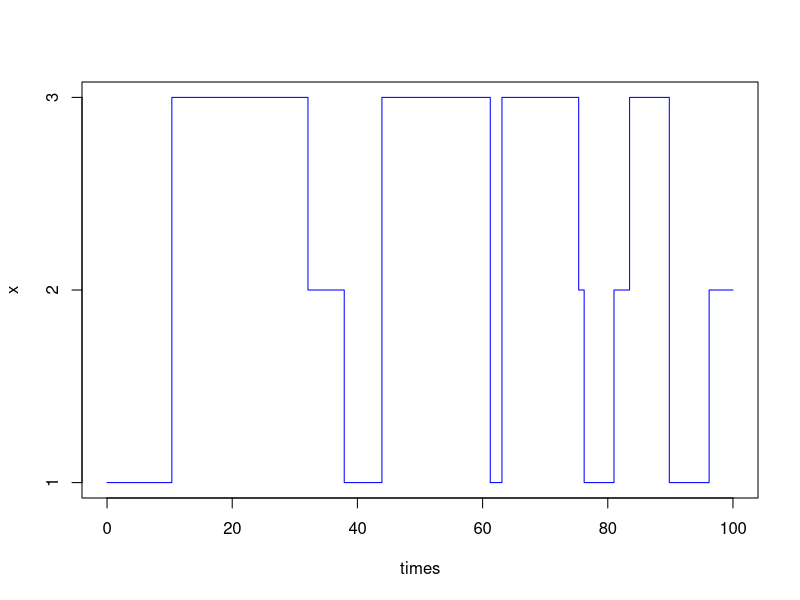

Here is the R script that generated this plot:
## ---- chunk 1
knitr::opts_chunk$set(echo = TRUE)
library("expm")
## ---- chunk 2
dim <- 3
G <- matrix(c(-1/3, 1/6, 1/6, 1/8, -1/6, 1/24, 1/48, 1/16, -1/12),ncol=dim, byrow=T)
#G <- matrix(c(-4, 4, 0, 1, -7, 6, 6, 2, -8),ncol=dim, byrow=T)
#G <- matrix(c(-4, 2, 2, 1, -2, 1, 0.5, 1, -1.5),ncol=dim, byrow=T)
G # Generator Matrix
## ---- chunk 3
P_tilde <- -G / diag(G)
diag(P_tilde) <- 0
P_tilde
## ---- chunk 4
A <- G
A[,dim] <- rep(1,dim)
A <- t(A)

#Define the N-th canonical vector b and solve the linear system
b <- c(rep(0,dim-1),1)  # N-th canonical vector

p <- solve(A, b)
p
## ---- chunk 5
jump <- 2
states <- c(0,0,0)

initial_state <- 1 # Modify this

states[initial_state] <- 1
P_tilde_t = states %*% (P_tilde %^% jump)
P_tilde_t
## ---- chunk 6
time <- 1
P_t = expm(time * G)
## ---- chunk 7
set.seed(9878) # Fix random number generator (for reproducibility)
T <- 100 # Be careful on the time T, since if it is too slow it appears doing nothing
n <- 0 # Counter for total number of jumps
t <- 0 # Current time
times <- 0 # Vector of jump times
x_t <- 1 # Current state: initializing at X(0)=1
x <- x_t # Vector of visited states
t_x1 <- 0

# Simulate the first holding time:
t <- rexp(1, -G[x_t, x_t])

t_x1 <- t_x1 + t # I want to see how much time I remain in state 1

# Simulate sequentially until sopping rule:
while (t <= T){
  n <- n+1
  times <- c(times,t) # We increase the array of jump time
  x_t <- sample(1:dim, 1, prob = P_tilde[x_t,])
  # I'm, in x_t state and I sample one of the other in order to take the transition probability

  x <- c(x, x_t) # Increase the vector of visited states
  sim <- rexp(1, -G[x_t, x_t]) # Simulate the holding time in that state
  if(x_t == 1){
    t_x1 <- t_x1 + sim
  }   # Increase the time in which I'll jump in an other state with the holding time 
  t <- t + sim 
}

# The last jump (after time T) was never added, but we need to add the final time (T=10) and corresponding process value, to complete the plot
times <- c(times,T)
x <- c(x,x[n+1])

# Plot the path:
plot(times, x, type="s",col="blue", yaxt="n")
axis(side=2, at=1:dim)
t_x1 # total time spent in state 1 during the simulation
